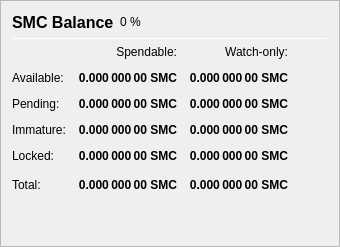
                   <widget class="QFrame" name="frame_Balances">
                    <property name="frameShape">
                     <enum>QFrame::StyledPanel</enum>
                    </property>
                    <property name="frameShadow">
                     <enum>QFrame::Raised</enum>
                    </property>
                    <layout class="QVBoxLayout" name="verticalLayout_4">
                     <item>
                      <layout class="QHBoxLayout" name="horizontalLayout_4">
                       <item>
                        <widget class="QLabel" name="label_5">
                         <property name="minimumSize">
                          <size>
                           <width>0</width>
                           <height>20</height>
                          </size>
                         </property>
                         <property name="font">
                          <font>
                           <pointsize>12</pointsize>
                           <weight>75</weight>
                           <bold>true</bold>
                          </font>
                         </property>
                         <property name="text">
                          <string>SMC Balance</string>
                         </property>
                        </widget>
                       </item>
                       <item>
                        <widget class="QLabel" name="labelSMCPercent">
                         <property name="text">
                          <string notr="true">0 %</string>
                         </property>
                        </widget>
                       </item>
                       <item>
                        <spacer name="horizontalSpacer_3">
                         <property name="orientation">
                          <enum>Qt::Horizontal</enum>
                         </property>
                         <property name="sizeHint" stdset="0">
                          <size>
                           <width>40</width>
                           <height>20</height>
                          </size>
                         </property>
                        </spacer>
                       </item>
                      </layout>
                     </item>
                     <item>
                      <widget class="Line" name="line_Balance">
                       <property name="minimumSize">
                        <size>
                         <width>0</width>
                         <height>1</height>
                        </size>
                       </property>
                       <property name="maximumSize">
                        <size>
                         <width>16777215</width>
                         <height>1</height>
                        </size>
                       </property>
                       <property name="orientation">
                        <enum>Qt::Horizontal</enum>
                       </property>
                      </widget>
                     </item>
                     <item>
                      <layout class="QGridLayout" name="gridLayout">
                       <property name="spacing">
                        <number>12</number>
                       </property>
                       <item row="0" column="1">
                        <widget class="QLabel" name="labelSpendable">
                         <property name="text">
                          <string>Spendable:</string>
                         </property>
                         <property name="alignment">
                          <set>Qt::AlignRight|Qt::AlignTrailing|Qt::AlignVCenter</set>
                         </property>
                        </widget>
                       </item>
                       <item row="0" column="2">
                        <widget class="QLabel" name="labelWatchonly">
                         <property name="text">
                          <string>Watch-only:</string>
                         </property>
                         <property name="alignment">
                          <set>Qt::AlignRight|Qt::AlignTrailing|Qt::AlignVCenter</set>
                         </property>
                        </widget>
                       </item>
                       <item row="1" column="0">
                        <widget class="QLabel" name="labelBalanceText">
                         <property name="text">
                          <string>Available:</string>
                         </property>
                        </widget>
                       </item>
                       <item row="1" column="1">
                        <widget class="QLabel" name="labelBalance">
                         <property name="font">
                          <font>
                           <weight>75</weight>
                           <bold>true</bold>
                          </font>
                         </property>
                         <property name="cursor">
                          <cursorShape>IBeamCursor</cursorShape>
                         </property>
                         <property name="toolTip">
                          <string>Your current spendable balance</string>
                         </property>
                         <property name="text">
                          <string notr="true">0.000 000 00 SMC</string>
                         </property>
                         <property name="alignment">
                          <set>Qt::AlignRight|Qt::AlignTrailing|Qt::AlignVCenter</set>
                         </property>
                         <property name="textInteractionFlags">
                          <set>Qt::LinksAccessibleByMouse|Qt::TextSelectableByKeyboard|Qt::TextSelectableByMouse</set>
                         </property>
                        </widget>
                       </item>
                       <item row="1" column="2">
                        <widget class="QLabel" name="labelWatchAvailable">
                         <property name="font">
                          <font>
                           <weight>75</weight>
                           <bold>true</bold>
                          </font>
                         </property>
                         <property name="cursor">
                          <cursorShape>IBeamCursor</cursorShape>
                         </property>
                         <property name="toolTip">
                          <string>Your current balance in watch-only addresses</string>
                         </property>
                         <property name="text">
                          <string notr="true">0.000 000 00 SMC</string>
                         </property>
                         <property name="alignment">
                          <set>Qt::AlignRight|Qt::AlignTrailing|Qt::AlignVCenter</set>
                         </property>
                         <property name="textInteractionFlags">
                          <set>Qt::LinksAccessibleByMouse|Qt::TextSelectableByKeyboard|Qt::TextSelectableByMouse</set>
                         </property>
                        </widget>
                       </item>
                       <item row="2" column="0">
                        <widget class="QLabel" name="labelPendingText">
                         <property name="text">
                          <string>Pending:</string>
                         </property>
                        </widget>
                       </item>
                       <item row="2" column="1">
                        <widget class="QLabel" name="labelUnconfirmed">
                         <property name="font">
                          <font>
                           <weight>75</weight>
                           <bold>true</bold>
                          </font>
                         </property>
                         <property name="cursor">
                          <cursorShape>IBeamCursor</cursorShape>
                         </property>
                         <property name="toolTip">
                          <string>Total of transactions that have yet to be confirmed, and do not yet count toward the spendable balance</string>
                         </property>
                         <property name="text">
                          <string notr="true">0.000 000 00 SMC</string>
                         </property>
                         <property name="alignment">
                          <set>Qt::AlignRight|Qt::AlignTrailing|Qt::AlignVCenter</set>
                         </property>
                         <property name="textInteractionFlags">
                          <set>Qt::LinksAccessibleByMouse|Qt::TextSelectableByKeyboard|Qt::TextSelectableByMouse</set>
                         </property>
                        </widget>
                       </item>
                       <item row="2" column="2">
                        <widget class="QLabel" name="labelWatchPending">
                         <property name="font">
                          <font>
                           <weight>75</weight>
                           <bold>true</bold>
                          </font>
                         </property>
                         <property name="cursor">
                          <cursorShape>IBeamCursor</cursorShape>
                         </property>
                         <property name="toolTip">
                          <string>Unconfirmed transactions to watch-only addresses</string>
                         </property>
                         <property name="text">
                          <string notr="true">0.000 000 00 SMC</string>
                         </property>
                         <property name="alignment">
                          <set>Qt::AlignRight|Qt::AlignTrailing|Qt::AlignVCenter</set>
                         </property>
                         <property name="textInteractionFlags">
                          <set>Qt::LinksAccessibleByMouse|Qt::TextSelectableByKeyboard|Qt::TextSelectableByMouse</set>
                         </property>
                        </widget>
                       </item>
                       <item row="3" column="0">
                        <widget class="QLabel" name="labelImmatureText">
                         <property name="text">
                          <string>Immature:</string>
                         </property>
                        </widget>
                       </item>
                       <item row="3" column="1">
                        <widget class="QLabel" name="labelImmature">
                         <property name="font">
                          <font>
                           <weight>75</weight>
                           <bold>true</bold>
                          </font>
                         </property>
                         <property name="cursor">
                          <cursorShape>IBeamCursor</cursorShape>
                         </property>
                         <property name="toolTip">
                          <string>Staked or masternode rewards that has not yet matured</string>
                         </property>
                         <property name="text">
                          <string notr="true">0.000 000 00 SMC</string>
                         </property>
                         <property name="alignment">
                          <set>Qt::AlignRight|Qt::AlignTrailing|Qt::AlignVCenter</set>
                         </property>
                         <property name="textInteractionFlags">
                          <set>Qt::LinksAccessibleByMouse|Qt::TextSelectableByKeyboard|Qt::TextSelectableByMouse</set>
                         </property>
                        </widget>
                       </item>
                       <item row="3" column="2">
                        <widget class="QLabel" name="labelWatchImmature">
                         <property name="font">
                          <font>
                           <weight>75</weight>
                           <bold>true</bold>
                          </font>
                         </property>
                         <property name="cursor">
                          <cursorShape>IBeamCursor</cursorShape>
                         </property>
                         <property name="toolTip">
                          <string>Staked or masternode rewards in watch-only addresses that has not yet matured</string>
                         </property>
                         <property name="text">
                          <string notr="true">0.000 000 00 SMC</string>
                         </property>
                         <property name="alignment">
                          <set>Qt::AlignRight|Qt::AlignTrailing|Qt::AlignVCenter</set>
                         </property>
                         <property name="textInteractionFlags">
                          <set>Qt::LinksAccessibleByMouse|Qt::TextSelectableByKeyboard|Qt::TextSelectableByMouse</set>
                         </property>
                        </widget>
                       </item>
                       <item row="4" column="0">
                        <widget class="QLabel" name="labelLockedBalanceText">
                         <property name="toolTip">
                          <string>Locked SMC or Masternode collaterals. These are excluded from zSMC minting.</string>
                         </property>
                         <property name="text">
                          <string>Locked:</string>
                         </property>
                        </widget>
                       </item>
                       <item row="4" column="1">
                        <widget class="QLabel" name="labelLockedBalance">
                         <property name="font">
                          <font>
                           <weight>75</weight>
                           <bold>true</bold>
                          </font>
                         </property>
                         <property name="cursor">
                          <cursorShape>IBeamCursor</cursorShape>
                         </property>
                         <property name="toolTip">
                          <string>Locked SMC or Masternode collaterals. These are excluded from zSMC minting.</string>
                         </property>
                         <property name="text">
                          <string notr="true">0.000 000 00 SMC</string>
                         </property>
                         <property name="alignment">
                          <set>Qt::AlignRight|Qt::AlignTrailing|Qt::AlignVCenter</set>
                         </property>
                         <property name="textInteractionFlags">
                          <set>Qt::LinksAccessibleByMouse|Qt::TextSelectableByKeyboard|Qt::TextSelectableByMouse</set>
                         </property>
                        </widget>
                       </item>
                       <item row="4" column="2">
                        <widget class="QLabel" name="labelWatchLocked">
                         <property name="font">
                          <font>
                           <weight>75</weight>
                           <bold>true</bold>
                          </font>
                         </property>
                         <property name="cursor">
                          <cursorShape>IBeamCursor</cursorShape>
                         </property>
                         <property name="toolTip">
                          <string>Current locked balance in watch-only addresses</string>
                         </property>
                         <property name="text">
                          <string notr="true">0.000 000 00 SMC</string>
                         </property>
                         <property name="alignment">
                          <set>Qt::AlignRight|Qt::AlignTrailing|Qt::AlignVCenter</set>
                         </property>
                         <property name="textInteractionFlags">
                          <set>Qt::LinksAccessibleByMouse|Qt::TextSelectableByKeyboard|Qt::TextSelectableByMouse</set>
                         </property>
                        </widget>
                       </item>
                       <item row="5" column="0">
                        <widget class="QLabel" name="labelTotalText">
                         <property name="toolTip">
                          <string>Your current SMC balance, unconfirmed and immature transactions included</string>
                         </property>
                         <property name="text">
                          <string>Total:</string>
                         </property>
                        </widget>
                       </item>
                       <item row="5" column="1">
                        <widget class="QLabel" name="labelTotal">
                         <property name="font">
                          <font>
                           <weight>75</weight>
                           <bold>true</bold>
                          </font>
                         </property>
                         <property name="cursor">
                          <cursorShape>IBeamCursor</cursorShape>
                         </property>
                         <property name="toolTip">
                          <string>Your current SMC balance, unconfirmed and immature transactions included</string>
                         </property>
                         <property name="text">
                          <string notr="true">0.000 000 00 SMC</string>
                         </property>
                         <property name="alignment">
                          <set>Qt::AlignRight|Qt::AlignTrailing|Qt::AlignVCenter</set>
                         </property>
                         <property name="textInteractionFlags">
                          <set>Qt::LinksAccessibleByMouse|Qt::TextSelectableByKeyboard|Qt::TextSelectableByMouse</set>
                         </property>
                        </widget>
                       </item>
                       <item row="5" column="2">
                        <widget class="QLabel" name="labelWatchTotal">
                         <property name="font">
                          <font>
                           <weight>75</weight>
                           <bold>true</bold>
                          </font>
                         </property>
                         <property name="cursor">
                          <cursorShape>IBeamCursor</cursorShape>
                         </property>
                         <property name="toolTip">
                          <string>Current total balance in watch-only addresses</string>
                         </property>
                         <property name="text">
                          <string notr="true">0.000 000 00 SMC</string>
                         </property>
                         <property name="alignment">
                          <set>Qt::AlignRight|Qt::AlignTrailing|Qt::AlignVCenter</set>
                         </property>
                         <property name="textInteractionFlags">
                          <set>Qt::LinksAccessibleByMouse|Qt::TextSelectableByKeyboard|Qt::TextSelectableByMouse</set>
                         </property>
                        </widget>
                       </item>
                       <item row="5" column="3">
                        <spacer name="horizontalSpacer_9">
                         <property name="orientation">
                          <enum>Qt::Horizontal</enum>
                         </property>
                         <property name="sizeHint" stdset="0">
                          <size>
                           <width>40</width>
                           <height>20</height>
                          </size>
                         </property>
                        </spacer>
                       </item>
                      </layout>
                     </item>
                     <item>
                      <spacer name="verticalSpacer_3">
                       <property name="orientation">
                        <enum>Qt::Vertical</enum>
                       </property>
                       <property name="sizeHint" stdset="0">
                        <size>
                         <width>20</width>
                         <height>40</height>
                        </size>
                       </property>
                      </spacer>
                     </item>
                    </layout>
                   </widget>
